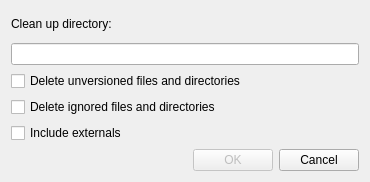
<?xml version="1.0" encoding="UTF-8"?>
<ui version="4.0">
 <class>SvnCleanupDialog</class>
 <widget class="QWidget" name="SvnCleanupDialog">
  <property name="geometry">
   <rect>
    <x>0</x>
    <y>0</y>
    <width>370</width>
    <height>182</height>
   </rect>
  </property>
  <property name="sizePolicy">
   <sizepolicy hsizetype="Minimum" vsizetype="Minimum">
    <horstretch>0</horstretch>
    <verstretch>0</verstretch>
   </sizepolicy>
  </property>
  <property name="windowTitle">
   <string>SVN Cleanup...</string>
  </property>
  <layout class="QGridLayout" name="gridLayout">
   <item row="0" column="0">
    <widget class="QLabel" name="label">
     <property name="text">
      <string>Clean up directory:</string>
     </property>
    </widget>
   </item>
   <item row="1" column="0" colspan="3">
    <widget class="QLineEdit" name="lineEditDirectory">
     <property name="enabled">
      <bool>true</bool>
     </property>
     <property name="readOnly">
      <bool>false</bool>
     </property>
    </widget>
   </item>
   <item row="2" column="0" colspan="3">
    <widget class="QCheckBox" name="checkBoxUnversioned">
     <property name="text">
      <string>Delete unversioned files and directories</string>
     </property>
    </widget>
   </item>
   <item row="3" column="0" colspan="2">
    <widget class="QCheckBox" name="checkBoxIgnored">
     <property name="text">
      <string>Delete ignored files and directories</string>
     </property>
    </widget>
   </item>
   <item row="4" column="0">
    <widget class="QCheckBox" name="checkBoxExternals">
     <property name="text">
      <string>Include externals</string>
     </property>
    </widget>
   </item>
   <item row="5" column="0">
    <spacer name="horizontalSpacer">
     <property name="orientation">
      <enum>Qt::Horizontal</enum>
     </property>
     <property name="sizeHint" stdset="0">
      <size>
       <width>40</width>
       <height>20</height>
      </size>
     </property>
    </spacer>
   </item>
   <item row="5" column="1">
    <widget class="QPushButton" name="buttonOk">
     <property name="enabled">
      <bool>false</bool>
     </property>
     <property name="text">
      <string>OK</string>
     </property>
     <property name="icon">
      <iconset theme="dialog-ok">
       <normaloff>.</normaloff>.</iconset>
     </property>
     <property name="autoDefault">
      <bool>true</bool>
     </property>
     <property name="default">
      <bool>true</bool>
     </property>
    </widget>
   </item>
   <item row="5" column="2">
    <widget class="QPushButton" name="buttonCancel">
     <property name="text">
      <string>Cancel</string>
     </property>
     <property name="icon">
      <iconset theme="dialog-cancel">
       <normaloff>.</normaloff>.</iconset>
     </property>
    </widget>
   </item>
  </layout>
 </widget>
 <resources/>
 <connections/>
</ui>
